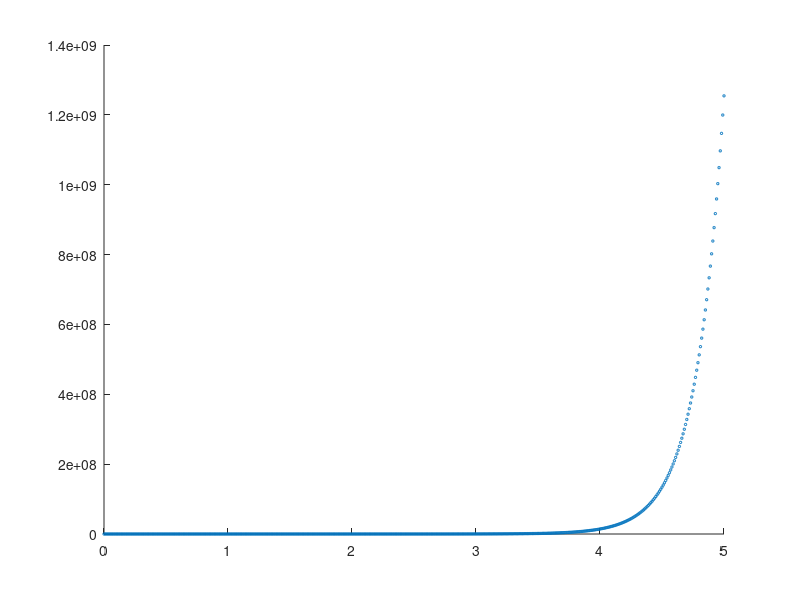

Recreate this plot in MATLAB.

% s=tf('s');
% k = 1;
% w = 4;
% H = tf([k 0 0],[1 0 -w^2]);
% Hz = c2d(H,0.01,'tustin');
% Hz.variable = 'z^-1'


%Build time vector
dt = 0.01;
t = 0:dt:5;

%Build step input
u = ones(size(t));
u(1) = 0;

%Initialize variables
yk_1 = 0; %Output 1 time step in the past
yk_2 = 0; %Output 2 time step in the past
uk_1 = 0; %Input 1 time step in the past
uk_2 = 0; %Input 2 time step in the past

%Step through time and solve the difference equation

for i = 1:length(t)
    if i == 1
        uterms = 1*u(i) - 2.001*uk_1 + 1*uk_2;
        yterms = 2.002*yk_1 - 1*yk_2;
        y(i) = uterms + yterms;
    elseif i == 2
        uterms = 1*u(i) - 2.001*u(i-1) + 1*uk_1;
        yterms = 2.002*y(i-1) - 1*yk_1;
        y(i) = uterms + yterms;
    else
        uterms = 1*u(i) - 2.001*u(i-1) + 1*u(i-2);
        yterms = 2.002*y(i-1) - 1*y(i-2);
        y(i) = uterms + yterms;
    end
end

scatter(t,y,3);